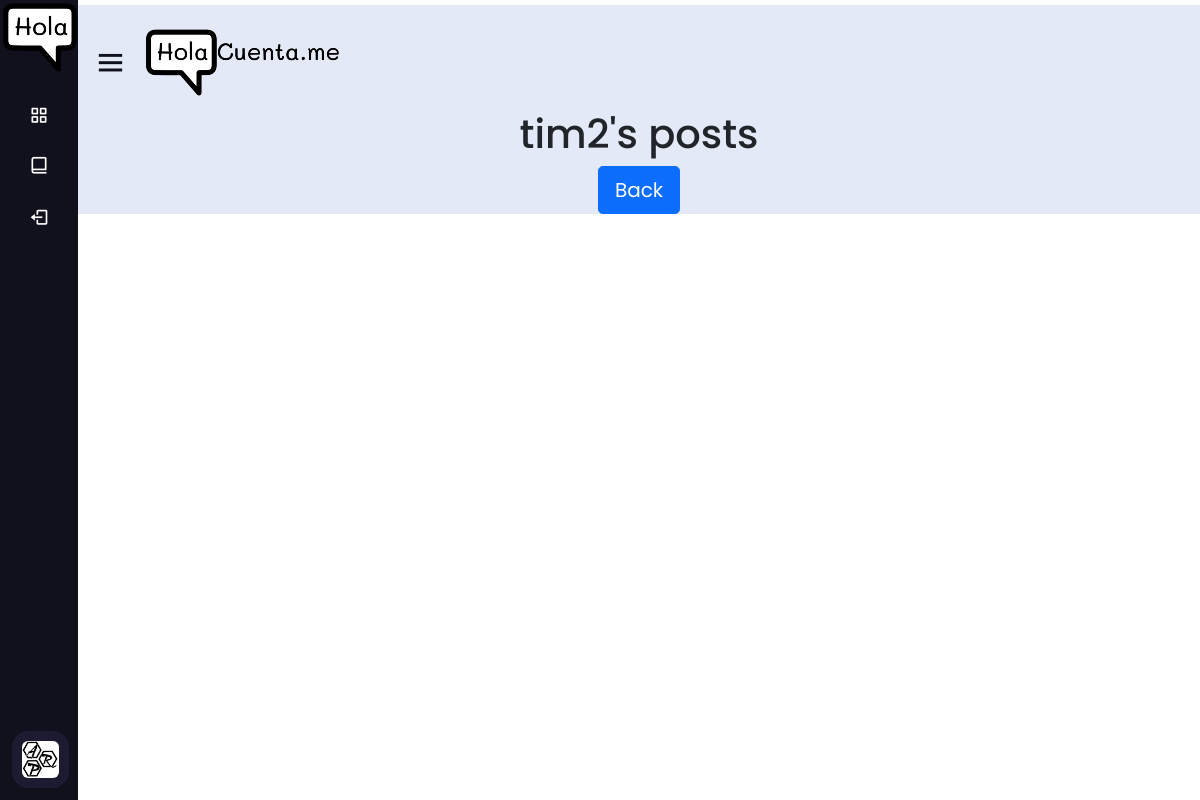
Page /posts/tim2 (signed in) on the earlier database version.
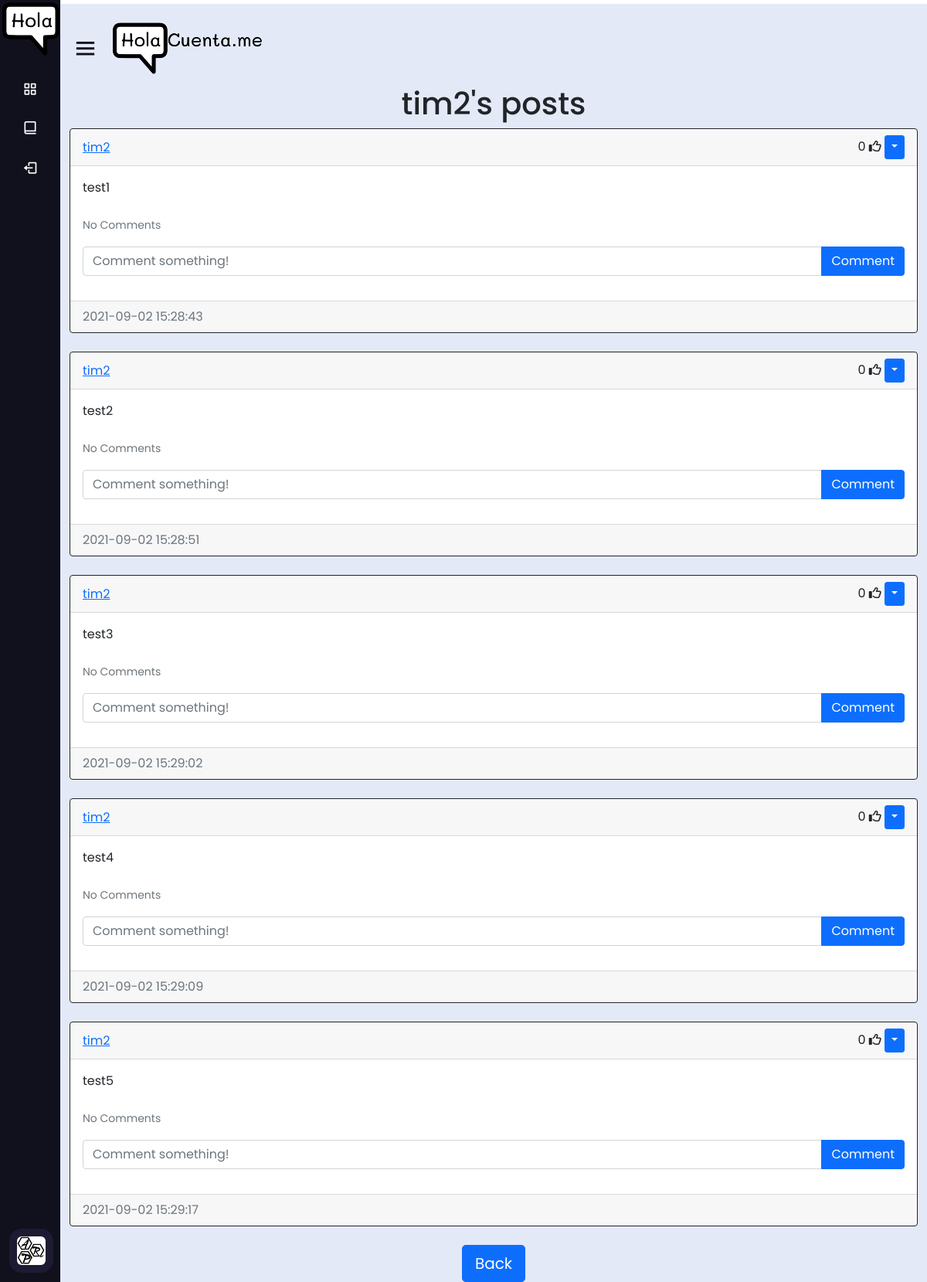
Same page on the later database version.
### website/models.py (models this page shows)
class User(db.Model, UserMixin):
    id = db.Column(db.Integer, primary_key=True)
    email = db.Column(db.String(150), unique=True)
    username = db.Column(db.String(150), unique=True)
    password = db.Column(db.String(150))
    date_created = db.Column(db.DateTime(timezone=True), default=func.now())
    posts = db.relationship('Post', backref='user', passive_deletes=True)
    comments = db.relationship('Comment', backref='user', passive_deletes=True)
    likes = db.relationship('Like', backref='user', passive_deletes=True)

class Post(db.Model):
    id = db.Column(db.Integer, primary_key=True)
    text = db.Column(db.Text, nullable=False)
    date_created = db.Column(db.DateTime(timezone=True), default=func.now())
    author = db.Column(db.Integer, db.ForeignKey(
        'user.id', ondelete="CASCADE"), nullable=False)
    comments = db.relationship('Comment', backref='post', passive_deletes=True)
    likes = db.relationship('Like', backref='post', passive_deletes=True)

### website/views.py (the view)
@views.route("/posts/<username>")
@login_required
def posts(username):
    user = User.query.filter_by(username=username).first()
    if not user:
        flash('No user with that username exists.', category='error')
        return redirect(url_for('views.home'))
    posts = user.posts
    return render_template("posts.html", user=current_user, posts=posts, username=username)

### website/__init__.py (called while the page is built)
def create_app():
    app = Flask(__name__)
    app.config['SECRET_KEY'] = "helloworld"
    app.config['SQLALCHEMY_DATABASE_URI'] = f'sqlite:///{DB_NAME}'
    db.init_app(app)
    from .views import views
    from .auth import auth
    app.register_blueprint(views, url_prefix="/")
    app.register_blueprint(auth, url_prefix="/")
    from .models import User, Post, Comment, Like
    create_database(app)
    login_manager = LoginManager()
    login_manager.login_view = "auth.login"
    login_manager.init_app(app)
    @login_manager.user_loader
    def load_user(id):
        return User.query.get(int(id))
    return app

### website/templates/posts.html (shortened to what this page needs)
{% extends "posts_div.html" %}  {% block header %} {{username}}'s posts {% endblock %} {% block footer %}
<div align="center">
  <a href="/home"
    ><button type="button" class="btn btn-primary btn-lg">Back</button></a
  >
</div>
{% endblock %}

### website/templates/posts_div.html (shortened to what this page needs)
{% extends "base.html" %} {% block title %}Home{% endblock %} {% block content
%}
<h1 align="center">{% block header %}Posts{% endblock %}</h1>
<div id="posts">
  {% for post in posts %}
  <div class="card border-dark">
    <div class="card-header d-flex justify-content-between align-items-center">
      <a href="/posts/{{post.user.username}}">{{post.user.username}}</a>
      <div>
        <span id="likes-count-{{post.id}}">
        {{ post.likes|length }}</span>
        {% if user.id in post.likes|map(attribute="author")|list %}
        <i
          class="fas fa-thumbs-up"
          id="like-button-{{post.id}}"
          onclick="like({{post.id}})"
        ></i>
        {% else %}
        <i
          class="far fa-thumbs-up"
          id="like-button-{{post.id}}"
          onclick="like({{post.id}})"
        ></i>
        {% endif %} {% if user.id == post.author %}
        <div class="btn-group">
          <button
            type="button"
            class="btn btn-sm btn-primary dropdown-toggle"
            data-bs-toggle="dropdown"
          ></button>
        </div>
        {% endif %}
      </div>
    </div>
    <div class="card-body">
      <div class="card-text">{{post.text}}</div>
      <br />
      <p class="card-text">
        {% if post.comments|length > 0 %}
        <a data-bs-toggle="collapse" href="#comments-{{post.id}}" role="button">
          <small>View {{post.comments|length}} Comments</small>
        </a>
        {% else %}
        <small class="text-muted">No Comments</small>
        {% endif %}
      </p>
      <form
        class="input-group mb-3"
        method="POST"
        action="/create-comment/{{post.id}}"
      >
        <input
          type="text"
          id="text"
          name="text"
          class="form-control"
          placeholder="Comment something!"
        />
        <button type="submit" class="btn btn-primary">Comment</button>
      </form>
    </div>
    <div class="card-footer text-muted">{{post.date_created}}</div>
  </div>
  <br /> {% endfor %}
</div>
{% block footer %}{% endblock %} {% endblock %}

### website/templates/base.html (shortened to what this page needs)
<!DOCTYPE html>
<html lang="en">
  <head>
    <link
      href="https://cdn.jsdelivr.net/npm/bootstrap@5.0.2/dist/css/bootstrap.min.css"
      rel="stylesheet"
    />
    <link rel="stylesheet" href="{{ url_for('static', filename='style.css')}}" />
    <link
      href="https://unpkg.com/boxicons@2.0.7/css/boxicons.min.css"
      rel="stylesheet"
    />
  </head>
  <body>
      <div class="sidebar close">
        <div class="logo-details">
          <img
            src="{{ url_for('static', filename='holacuentame_logo_80px_black.png')}}"
            alt="HolaCuentame Logo"
          />
        </div>
        <ul class="nav-links">
          <li>
            <a href="/home">
              <i class="bx bx-grid-alt"></i>
            </a>
          </li>
          <li>
            <div class="iocn-link">
              <a href="/home">
                <i class="bx bx-book-alt"></i>
              </a>
            </div>
          </li>
          {% if user.is_authenticated %}
          <li>
            <a href="/logout">
              <i class="bx bx-log-out"></i>
            </a>
          </li>
          {% endif %}
          <li>
            <div class="profile-details">
              <div class="profile-content">
                <a
                    class="link_name"
                    href="http://arpportfoliov1.000webhostapp.com/"
                    target="_blank"
                  >
                <img
                  src="{{ url_for('static', filename='profile.jpg')}}"
                  alt="profileImg"
                />
              </div>
            </div>
          </li>
        </ul>
      </div>
      <section class="home-section">
        <div class="home-content">
        <i class="bx bx-menu"></i>
        <span class="image">
          <img
            src="{{ url_for('static', filename='holacuentame_200px_height_black.png')}}"
            alt="Logo HolaCuenta.me Full"
          />
        </span>
      </div>
        <div class="home-content">
            <div class="container">{% block content %}{% endblock %}</div>
        </div>
      </section>
  </body>
</html>

### website/static/style.css (style rules this page uses)
* { margin: 0; padding: 0; box-sizing: border-box; font-family: 'Poppins', sans-serif; }
.sidebar { position: fixed; top: 0; left: 0; height: 100%; width: 270px; background: #11101d; z-index: 100; transition: all 0.5s ease; }
.sidebar.close { width: 78px; }
.sidebar .logo-details { height: 60px; width: 100%; display: flex; align-items: center; padding-top: 15px; }
.sidebar .nav-links { height: 100%; padding: 30px 0 150px 0; overflow: auto; }
.sidebar.close .nav-links { overflow: visible; }
.sidebar .nav-links li { position: relative; list-style: none; transition: all 0.4s ease; }
.sidebar .nav-links li .iocn-link { display: flex; align-items: center; justify-content: space-between; }
.sidebar.close .nav-links li .iocn-link { display: block }
.sidebar .nav-links li i { height: 50px; min-width: 78px; text-align: center; line-height: 50px; color: #fff; font-size: 20px; cursor: pointer; transition: all 0.3s ease; }
.sidebar .nav-links li a { display: flex; align-items: center; text-decoration: none; }
.sidebar .profile-details { position: fixed; bottom: 0; width: 270px; display: flex; align-items: center; justify-content: space-between; background: #1d1b31; padding: 12px 0; transition: all 0.5s ease; }
.sidebar.close .profile-details { background: none; }
.sidebar.close .profile-details { width: 78px; }
.sidebar .profile-details .profile-content { display: flex; align-items: center; }
.sidebar .profile-details img { height: 57px; width: 57px; object-fit: cover; border-radius: 16px; margin: 0 14px 0 12px; background: #1d1b31; transition: all 0.5s ease; }
.sidebar.close .profile-details img { padding: 10px; }
.home-section { position: relative; background: #E4E9F7; height: 100%; left: 270px; width: calc(100% - 270px); transition: all 0.5s ease; margin-top: 5px; padding-top: 10px; }
.sidebar.close ~ .home-section { left: 78px; width: calc(100% - 78px); }
.home-section .home-content { height: 100%; display: flex; align-items: center; }
.home-section .home-content .bx-menu, .home-section .home-content .text { color: #11101d; font-size: 35px; }
.home-section .home-content .bx-menu { margin: 0 15px; cursor: pointer; }

Differences in the rows shown:
added Post: user.username "tim2", likes|length "0", text "test1", date_created "2021-09-02 15:28:43"
added Post: user.username "tim2", likes|length "0", text "test2", date_created "2021-09-02 15:28:51"
added Post: user.username "tim2", likes|length "0", text "test3", date_created "2021-09-02 15:29:02"
added Post: user.username "tim2", likes|length "0", text "test4", date_created "2021-09-02 15:29:09"
added Post: user.username "tim2", likes|length "0", text "test5", date_created "2021-09-02 15:29:17"
